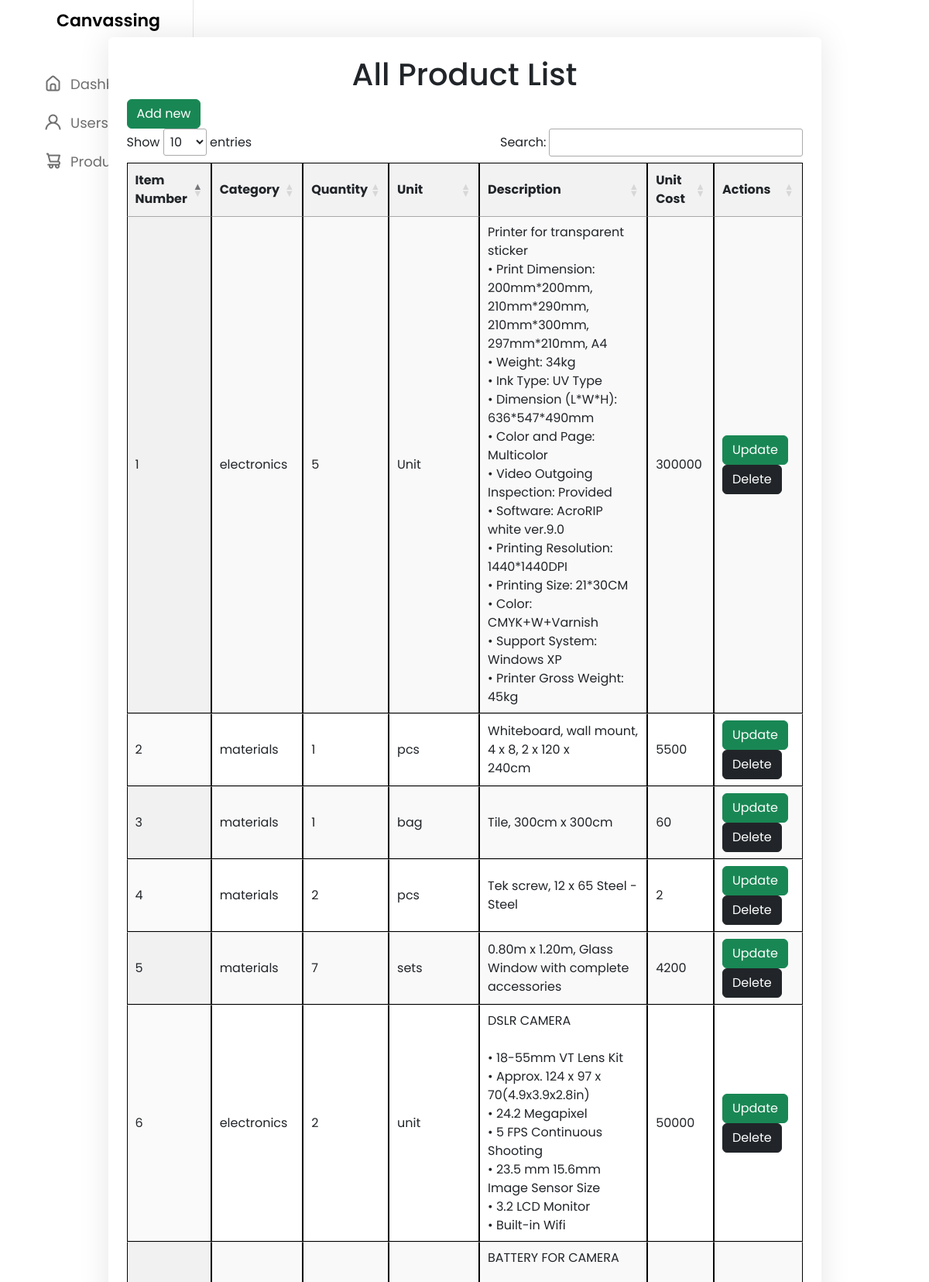
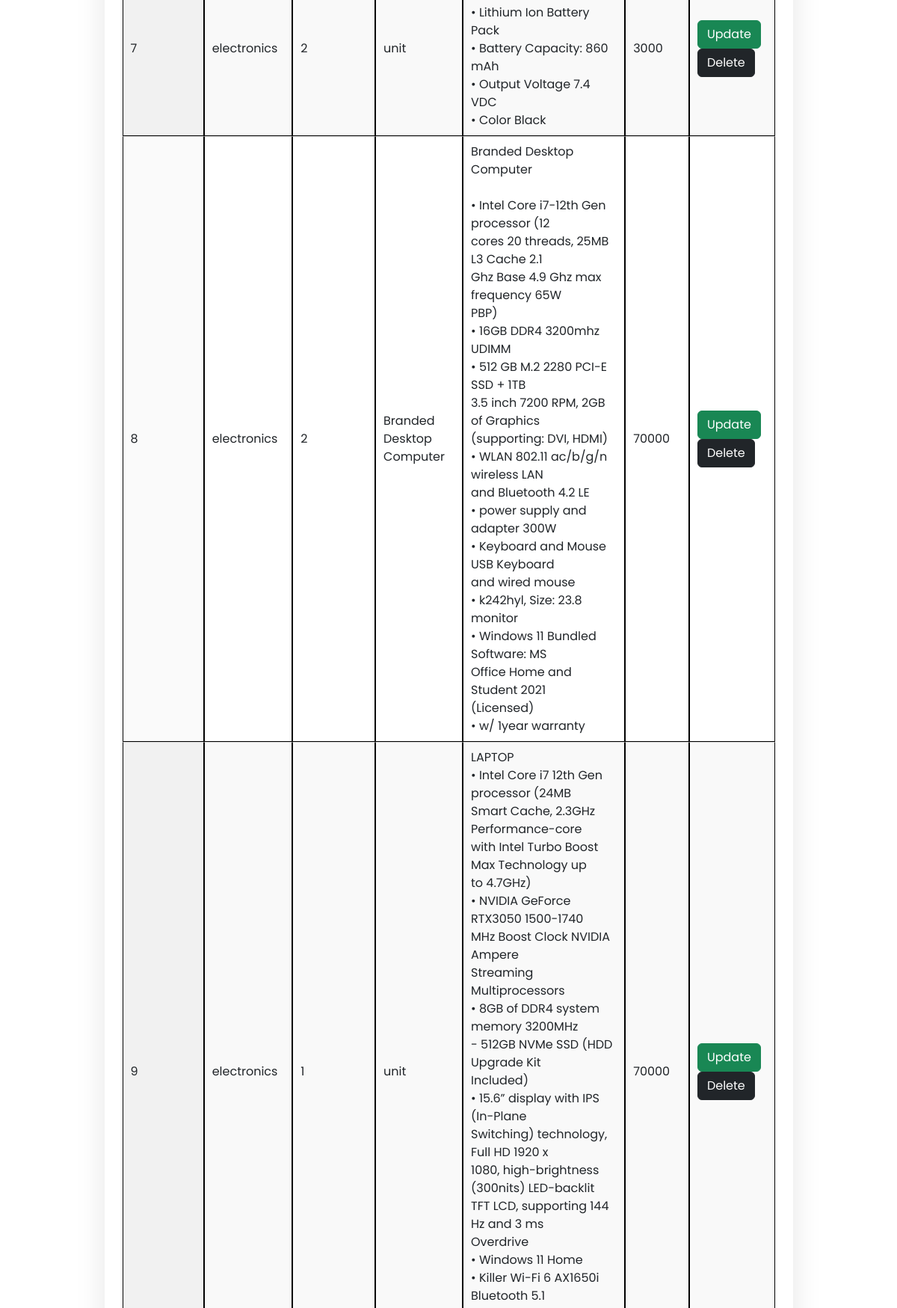
Page /adminproduct.php (signed in, upper part) on the committed database (2 pictures, top to bottom).
### tables this page shows
CREATE TABLE `product` (
  `id` int(11) NOT NULL,
  `product_name` varchar(255) NOT NULL,
  `description` varchar(10000) NOT NULL,
  `product_price` varchar(100) NOT NULL,
  `product_qty` int(11) NOT NULL DEFAULT 1,
  `product_image` varchar(255) NOT NULL,
  `product_code` int(11) NOT NULL,
  `category` varchar(100) NOT NULL
);

### adminproduct.php (the view, shortened to what this page needs)
<?php
include('config.php');
include('adminnav.php');
$query = "SELECT * FROM product";
$result = mysqli_query($conn, $query);
?>
<!DOCTYPE html>
<html lang="en">
<head>
    <link rel="stylesheet" href="https://stackpath.bootstrapcdn.com/bootstrap/4.5.2/css/bootstrap.min.css">
    <link rel='stylesheet' href='https://cdnjs.cloudflare.com/ajax/libs/twitter-bootstrap/5.3.0/css/bootstrap.min.css' />
    <link rel="stylesheet" type="text/css" href="https://cdn.datatables.net/1.10.25/css/jquery.dataTables.css">
</head>
<body >
<div class="container mt-5">
        <div class="row justify-content-center">
            <div class="col-lg-10 px-20" id="order">
                <div class="card">
                    <div class="card-body">
                        <header>
                            <h1 class="text-center">All Product List</h1>
                        </header>
                        <div>
                            <button class="btn btn-success" data-toggle="modal" data-target="#addModal">Add new</button>
                        </div>
                        <table id="example" class="display" style="width:100%">
                            <thead>
                                <tr>
                                    <th>Item Number</th>
                                    <th>Category</th>
                                    <th>Quantity</th>
                                    <th>Unit</th>
                                    <th>Description</th>
                                    <th>Unit Cost</th>
                                    <th>Actions</th>
                                </tr>
                            </thead>
                            <?php
                                while ($row = mysqli_fetch_assoc($result)) {
                                ?>
                                    <tr>
                                        <td><?php echo $row['product_code']; ?></td>
                                        <td><?php echo $row['category']; ?></td>
                                        <td><?php echo $row['product_qty']; ?></td>
                                        <td><?php echo $row['product_name']; ?></td>
                                        <td><?php echo nl2br($row['description']); ?></td>
                                        <td><?php echo $row['product_price']; ?></td>
                                        <td>
                                            <button class="btn btn-success editbtn" data-toggle="modal" data-target="#updateModal" data-id="<?php echo $row['id']; ?>">Update</button>
                                            <button class="btn btn-dark deletebtn" data-toggle="modal" data-target="#deleteModal" data-id="<?php echo $row['id']; ?>">Delete</button>
                                        </td>
                                    </tr>
                                <?php
                                }
                                ?>
                        </table>
                    </div>
                </div>
            </div>
        </div>
    </div>
</body>
</html>

### adminpanel.css (style rules this page uses)
* { margin: 0; padding: 0; box-sizing: border-box; font-family: 'Poppins', sans-serif; }
:root { --primary-color: #006d24; --panel-color: #FFF; --text-color: #000; --black-light-color: #707070; --border-color: #e6e5e5; --toggle-color: #DDD; --box1-color: #60f399; --box2-color: #FFE6AC; --box3-color: #E7D1FC; --title-icon-color: #fff; --tran-05: all 0.5s ease; --tran-03: all 0.3s ease; --tran-03: all 0.2s ease; }
body { min-height: 100vh; background-color: var(--panel-color); }

### adminproduct.php (style rules this page uses)
.container { width: 100%; padding-left: 15px; padding-right: 15px; margin-right: auto; margin-left: auto; }
.mt-5 { margin-top: 5rem; }
.card { margin-bottom: 20px; border: 0; border-radius: .375rem; box-shadow: 0 0 40px rgba(0, 0, 0, .1); width: 100%; }
.card-body { padding: 1.5rem; }
.text-center { text-align: center !important; }
table { width: 100%; border-collapse: collapse; margin-top: 20px; }
th, td { border: 1px solid #000; padding: 12px; text-align: left; }
th { background-color: #f2f2f2; }

### rows in the picture
product: product_code "1", category "electronics", product_qty "5", product_name "Unit", description "Printer for transparent sticker • Print Dimension: 200mm*200mm, 210mm*290mm, 210mm*300mm, 297mm*210mm, A4 • Weight: 34kg • Ink Type: UV Type • Dimension (L*W*H): 636*547*490mm • Color and Page: Multicolor • Video Outgoing Inspection: Provided • Software: AcroRIP white ver.9.0 • Printing Resolution: 1440*1440DPI • Printing Size: 21*30CM • Color: CMYK+W+Varnish • Support System: Windows XP • Printer Gross Weight: 45kg", product_price "300000"
product: product_code "3", category "materials", product_qty "1", product_name "bag", description "Tile, 300cm x 300cm", product_price "60"
product: product_code "4", category "materials", product_qty "2", product_name "pcs", description "Tek screw, 12 x 65 Steel - Steel", product_price "2"
product: product_code "5", category "materials", product_qty "7", product_name "sets", description "0.80m x 1.20m, Glass Window with complete accessories", product_price "4200"
product: product_code "6", category "electronics", product_qty "2", product_name "unit", description "DSLR CAMERA • 18-55mm VT Lens Kit • Approx. 124 x 97 x 70(4.9x3.9x2.8in) • 24.2 Megapixel • 5 FPS Continuous Shooting • 23.5 mm 15.6mm Image Sensor Size • 3.2 LCD Monitor • Built-in Wifi", product_price "50000"
product: product_code "7", category "electronics", product_qty "2", product_name "unit", description "BATTERY FOR CAMERA • Lithium Ion Battery Pack • Battery Capacity: 860 mAh • Output Voltage 7.4 VDC • Color Black", product_price "3000"
product: product_code "8", category "electronics", product_qty "2", product_name "Branded Desktop Computer", description "Branded Desktop Computer • Intel Core i7-12th Gen processor (12 cores 20 threads, 25MB L3 Cache 2.1 Ghz Base 4.9 Ghz max frequency 65W PBP) • 16GB DDR4 3200mhz UDIMM • 512 GB M.2 2280 PCI-E SSD + 1TB 3.5 inch 7200 RPM, 2GB of Graphics (supporting: DVI, HDMI) • WLAN 802.11 ac/b/g/n wireless LAN and Bluetooth 4.2 LE • power supply and adapter 300W • Keyboard and Mouse USB Keyboard and wired mouse • k242hyl, Size: 23.8 monitor • Windows 11 Bundled Software: MS Office Home and Student 2021 (Licensed) • w/ 1year warranty", product_price "70000"
product: product_code "9", category "electronics", product_qty "1", product_name "unit", description "LAPTOP • Intel Core i7 12th Gen processor (24MB Smart Cache, 2.3GHz Performance-core with Intel Turbo Boost Max Technology up to 4.7GHz) • NVIDIA GeForce RTX3050 1500-1740 MHz Boost Clock NVIDIA Ampere Streaming Multiprocessors • 8GB of DDR4 system memory 3200MHz - 512GB NVMe SSD (HDD Upgrade Kit Included) • 15.6” display with IPS (In-Plane Switching) technology, Full HD 1920 x 1080, high-brightness (300nits) LED-backlit TFT LCD, supporting 144 Hz and 3 ms Overdrive • Windows 11 Home • Killer Wi-Fi 6 AX1650i Bluetooth 5.1", product_price "70000"
product: product_code "2", category "materials", product_qty "1", product_name "pcs", description "Whiteboard, wall mount, 4 x 8, 2 x 120 x 240cm", product_price "5500"
